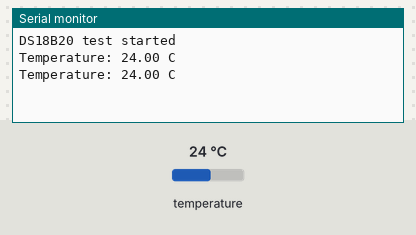
The sketch below on a simulated Arduino Uno, built with avr-gcc and run on an emulated ATmega328P. On the bench: the last lines printed to the serial monitor. The test bench sets the inputs (shaded band); at power-on: temperature 24 °C.

Above: at 3.3 s.
3.4 s: temperature set to 12 °C
At 5.2 s:
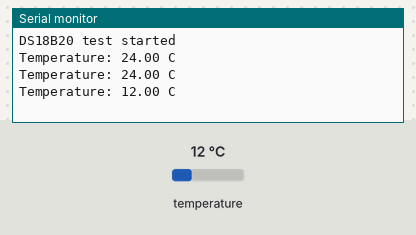
5.9 s: temperature set to 19 °C
At 6.5 s:
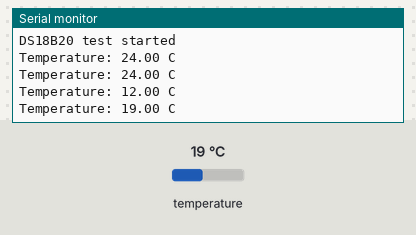
Timing chart, 0 to 8.9 s (numbered marks = the images above; inputs shaded):
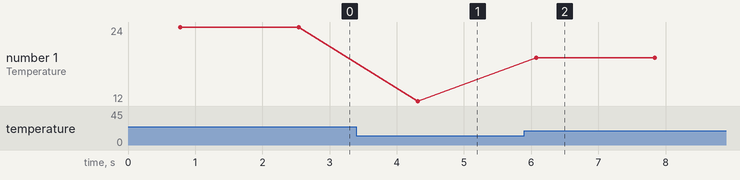

The sketch:

temp_sensor.ino
```cpp
 #include <OneWire.h>
#include <DallasTemperature.h>

#define TEMP_PIN 2

OneWire oneWire(TEMP_PIN);
DallasTemperature sensors(&oneWire);

void setup() {
  Serial.begin(9600);
  sensors.begin();

  Serial.println("DS18B20 test started");
}

void loop() {
  sensors.requestTemperatures();

  float tempC = sensors.getTempCByIndex(0);

  Serial.print("Temperature: ");
  Serial.print(tempC);
  Serial.println(" C");

  delay(1000);
} 
```

Measured:
- after the input at 3.4 s, the serial monitor: prints a new line after 0.91 s (image 1)
- after the input at 5.9 s, the serial monitor: prints a new line after 0.17 s (image 2)
- plotted number 1: 24 → 12 after the input at 3.4 s, 12 → 19 after the input at 5.9 s
